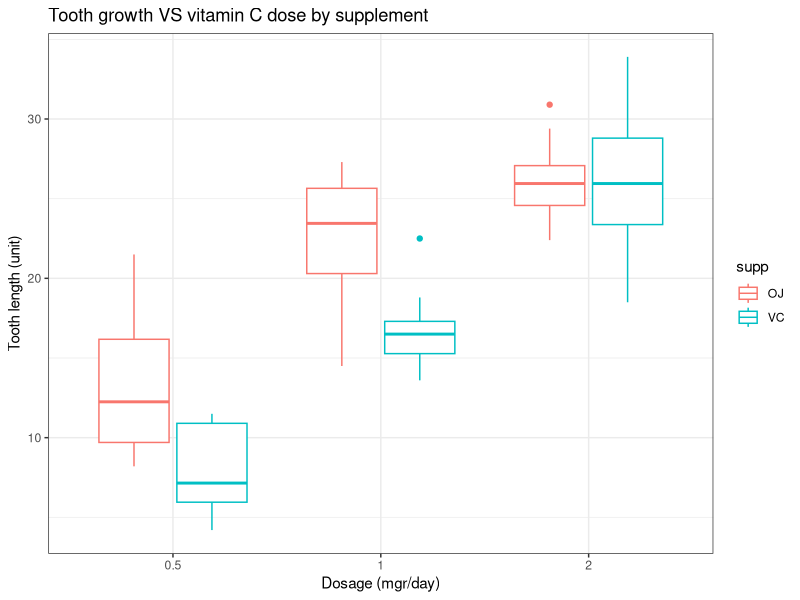

This chart was generated by the following R code: (Note: this script raises an error after producing the figure.)
## ---- chunk 1
knitr::opts_chunk$set(echo = TRUE)
## ---- chunk 2
summary(ToothGrowth)[c(1,4,6)]
## ---- chunk 3
library(ggplot2)
ggplot(ToothGrowth, aes(x= as.factor(dose), y=len))+
  geom_boxplot(aes(color=supp))+
  xlab('Dosage (mgr/day)')+ ylab('Tooth length (unit)')+
  ggtitle('Tooth growth VS vitamin C dose by supplement')+
  theme_bw()
## ---- chunk 4
t.test(x=ToothGrowth$dose,y=ToothGrowth$len)[[4]][1:2]
## ---- chunk 5
t.test(len ~ supp, paired=FALSE, var.equal=FALSE, data=ToothGrowth)[[4]][1:2]
## ---- chunk 6
t.test(len ~ supp, paired=FALSE, var.equal=FALSE, data=ToothGrowth[which(ToothGrowth$dose==.5),])[[4]][1:2]
## ---- chunk 7
t.test(len ~ supp, paired=FALSE, var.equal=FALSE, data=ToothGrowth[which(ToothGrowth$dose==1),])[[4]][1:2]
## ---- chunk 8
t.test(len ~ supp, paired=FALSE, var.equal=FALSE, data=ToothGrowth[which(ToothGrowth$dose==2),])[[4]][1:2]
